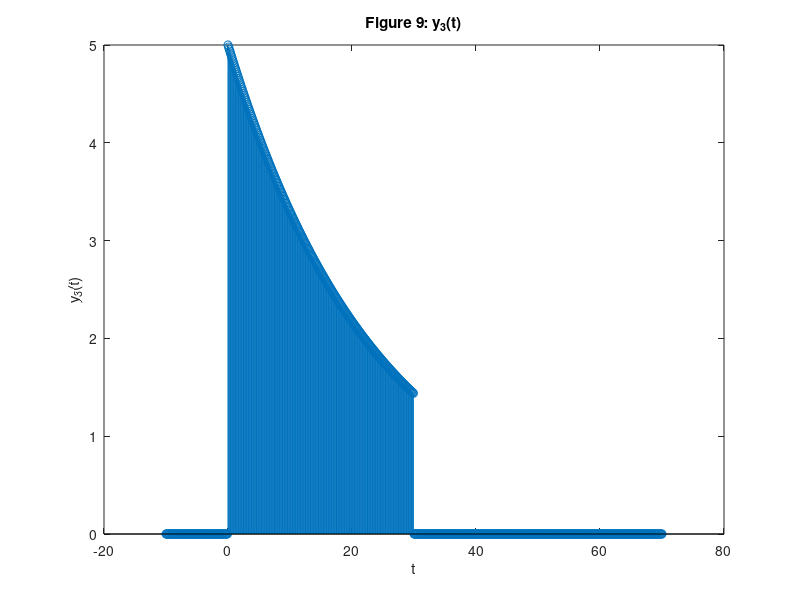

The MATLAB script that drew this image:
%Part A

%3)

% CT signal: z(t) = 5*e^(-t/8)*(u(t)-u(t-10))
% where t = -10 : 0.1 : 70

t = -10 : 0.1 : 70;

u = @(t) (1.*((t >= 0) & (t <= 70)));
z = @(t) (5.*(exp((-t) / 8)).*(u(t) - u(t-10)));
% stem(t, z(t));

% i) y3(t) = z(t/3)

y_3 = @(t) z(t/3);

figure(9);
stem(t, y_3(t));
title('Figure 9: y_{3}(t)');
xlabel('t'); ylabel('y_{3}(t)');

%ii) The functions y2[n] and y3(t) are not the same because in discrete-time signals, 
%when they are being compressed, zeros are added in between existing points from the 
%original function. In y2[n], 2 zeros in between each points from y[n] were added; 
%however, in y3(t), since it is a continous time signal, the function includes all the signals possible with the time expansion. 